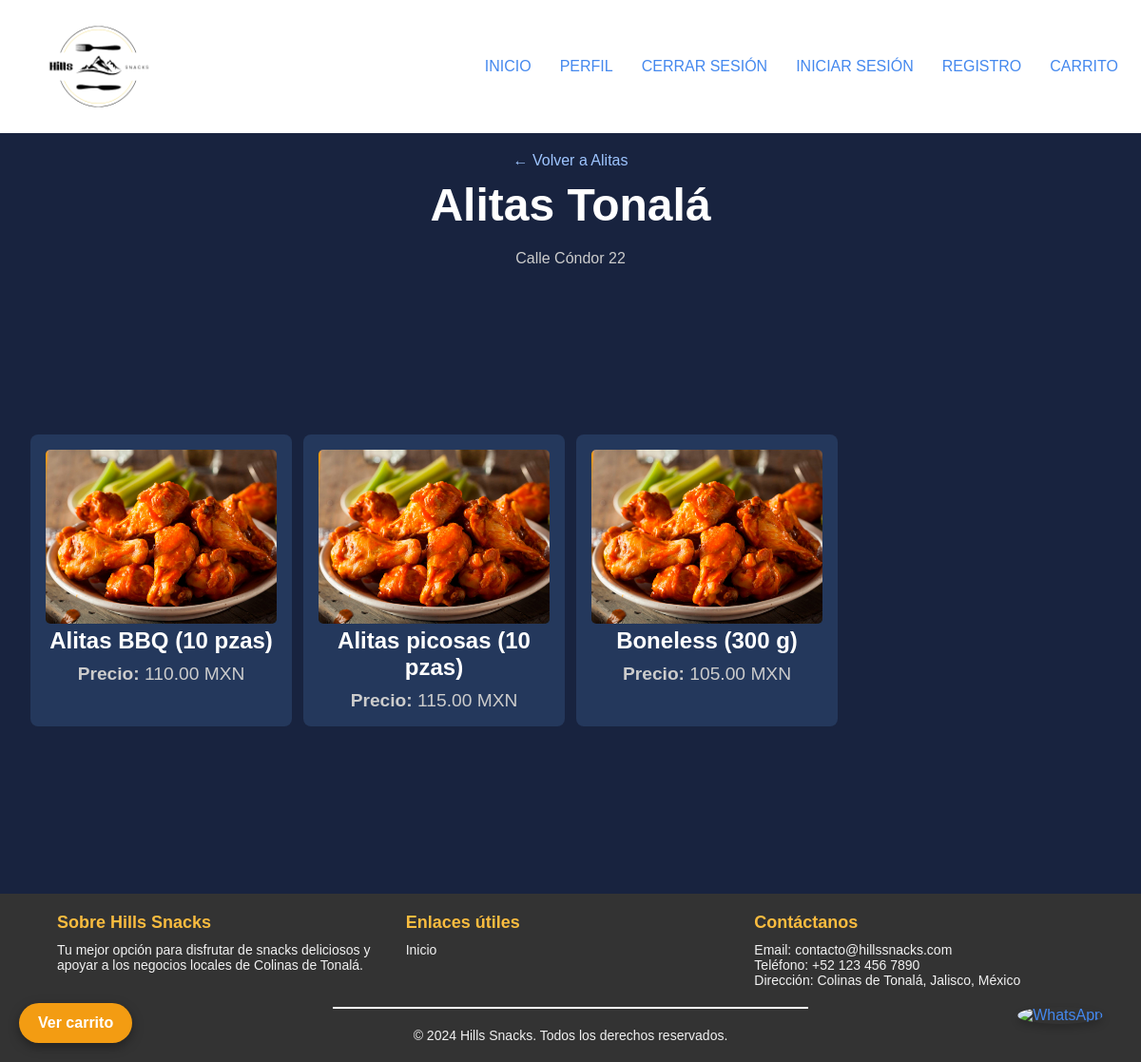
Page /index.php?action=mostrarProductosPorNegocio&idNegocio=2 on the committed database.
### tables this page shows
CREATE TABLE negocio (
    IdNegocio_N  INT AUTO_INCREMENT PRIMARY KEY,
    Nombre_N     VARCHAR(100) NOT NULL,
    Direccion_N  VARCHAR(200),
    Telefono_N   VARCHAR(20),
    Tipo_N       VARCHAR(40)  NOT NULL,    
    Tipo_Envio   VARCHAR(20)  NOT NULL DEFAULT 'Domicilio',
    Imagen_N     VARCHAR(255)
);

CREATE TABLE producto (
    IdProducto_P     INT AUTO_INCREMENT PRIMARY KEY,
    IdNegocio_N      INT           NOT NULL,
    Nombre_P         VARCHAR(100)  NOT NULL,
    Precio_P         DECIMAL(8,2)  NOT NULL,
    Disponibilidad_P VARCHAR(10)   NOT NULL DEFAULT 'Activo',    
    Imagen_P         VARCHAR(255),
    FOREIGN KEY (IdNegocio_N) REFERENCES negocio(IdNegocio_N) ON DELETE CASCADE
);

### Controllers/ProductosControler.php (called while the page is built)
<?php
require_once __DIR__ . '/../Models/Productos.php';
require_once __DIR__ . '/../Models/Negocio.php';
class ProductosController {
    public function mostrarProductosPorNegocio($idNegocio) {
        $productoModel = new Producto();
        $negocioModel = new Negocio();
        $productos = $productoModel->obtenerProductosPorNegocio($idNegocio);
        $negocio = $negocioModel->obtenerNegocioPorId($idNegocio);
        require __DIR__ . '/../Views/productos.php';
    }
}
?>

### Models/Negocio.php (called while the page is built, shortened)
<?php
require_once __DIR__ . '/../config/database.php';
class Negocio {
    private $db;
    public function __construct() {
        $database = new Database();
        $this->db = $database->getConnection();
    }
    public function obtenerNegocioPorId($id) {
        $stmt = $this->db->prepare("SELECT * FROM negocio WHERE IdNegocio_N = :id LIMIT 1");
        $stmt->bindParam(':id', $id, PDO::PARAM_INT);
        $stmt->execute();
        return $stmt->fetch(PDO::FETCH_ASSOC);
    }
}
?>

### config/database.php (called while the page is built, shortened)
<?php
class Database {
    private $host = 'localhost';
    private $db_name = 'hills_snacks';
    private $username = 'root';
    private $password = '';
    public function getConnection() {
        $this->conn = null;
        try {
            $this->conn = new PDO("mysql:host=" . $this->host . ";dbname=" . $this->db_name, $this->username, $this->password);
            $this->conn->exec("set names utf8");
        } catch(PDOException $exception) {
            echo "Error de conexión: " . $exception->getMessage();
        }
        return $this->conn;
    }
}
?>

### config/helpers.php (called while the page is built, shortened)
<?php
function rutaImagen($ruta, $prefijo = '') {
    return $prefijo . 'Util/img/' . basename($ruta);
}
function e($texto) {
    return htmlspecialchars((string) $texto, ENT_QUOTES, 'UTF-8');
}

### Models/Productos.php (called while the page is built, shortened)
<?php
require_once __DIR__ . '/../config/database.php';
class Producto {
    private $db;
    public function __construct() {
        $database = new Database();
        $this->db = $database->getConnection();
    }
    public function obtenerProductosPorNegocio($idNegocio) {
        $stmt = $this->db->prepare("SELECT * FROM producto WHERE IdNegocio_N = :negocio_id AND Disponibilidad_P = 'Activo' ORDER BY Nombre_P");
        $stmt->bindParam(':negocio_id', $idNegocio, PDO::PARAM_INT);
        $stmt->execute();
        return $stmt->fetchAll(PDO::FETCH_ASSOC);
    }
}
?>

### Views/productos.php (the view, shortened to what this page needs)
<?php
require_once __DIR__ . '/../config/helpers.php';
?>
<!DOCTYPE html>
<html lang="es">
<head>
    <link href="css/productos.css" rel="stylesheet">
    <link href="css/modal.css" rel="stylesheet">
    <link href="css/tienda.css" rel="stylesheet">
    <link href='https://unpkg.com/boxicons@2.1.4/css/boxicons.min.css' rel='stylesheet'>
</head>
<body>
    <div class="productos">
        <?php if (!empty($negocio)): ?>
            <a class="productos__volver" href="index.php?action=mostrarNegociosPorCategoria&categoria=<?php echo urlencode($negocio['Tipo_N']); ?>">&larr; Volver a <?php echo e($negocio['Tipo_N']); ?></a>
            <h2 class="productos__title"><?php echo e($negocio['Nombre_N']); ?></h2>
            <p class="productos__subtitulo"><?php echo e($negocio['Direccion_N']); ?></p>
        <?php else: ?>
            <h2 class="productos__title">Productos del Negocio</h2>
        <?php endif; ?>
        <div class="productos__container">
            <?php if (!empty($productos)): ?>
                <?php foreach ($productos as $producto): ?>
                    <?php $img = rutaImagen($producto['Imagen_P'] ?? ''); ?>
                    <div class="productos__item"
                         data-id="<?php echo (int) $producto['IdProducto_P']; ?>"
                         data-nombre="<?php echo e($producto['Nombre_P']); ?>"
                         data-precio="<?php echo e($producto['Precio_P']); ?>"
                         data-imagen="<?php echo e($img); ?>"
                         data-negocio="<?php echo (int) $producto['IdNegocio_N']; ?>"
                         onclick="abrirModal(this)">
                        <img src="<?php echo e($img); ?>"
                             alt="Imagen de <?php echo e($producto['Nombre_P']); ?>"
                             class="productos__image">
                        <h3><?php echo e($producto['Nombre_P']); ?></h3>
                        <p><strong>Precio:</strong> <?php echo number_format((float) $producto['Precio_P'], 2); ?> MXN</p>
                    </div>
                <?php endforeach; ?>
            <?php else: ?>
                <h2 class="productos__empty">No hay productos disponibles para este negocio.</h2>
            <?php endif; ?>
        </div>
    </div>
    <a class="carrito-flotante" href="Views/carrito.php">Ver carrito <span class="carrito-contador"></span></a>
    <div class="whatsapp-float">
        <a href="https://wa.me/3318530145?text=Hola%2C%20estoy%20interesado%20en%20tus%20servicios" target="_blank">
            <img src="https://upload.wikimedia.org/wikipedia/commons/6/6b/WhatsApp.svg" alt="WhatsApp" />
        </a>
    </div>
</body>
</html>

### Views/layouts/header.php (shortened to what this page needs)
<!DOCTYPE html>
<html lang="en">
<head>
    <link href="css/header.css" rel="stylesheet" >
    <link href="css/footer.css" rel="stylesheet" >
    <link href="css/tienda.css" rel="stylesheet" >
</head>
<body>
    <header>
        <nav class="navbar">
            <img src="Util/img/LogoHills.png" class="nav-logo" alt="">
            <ul class="nav-menu">
                <li class="nav-item"><a href="index.php" class="nav-link">INICIO</a></li>
                <li class="nav-item" id="perfil-link"><a href="Views/perfil.php" class="nav-link">PERFIL</a></li>
                <li class="nav-item" id="cerrar-link"><a href="Controllers/UsuarioClienteController.php" class="nav-link">CERRAR SESIÓN</a></li>
                <li class="nav-item" id="login-link"><a href="Views/login.php" class="nav-link">INICIAR SESIÓN</a></li>
                <li class="nav-item" id="registro-link"><a href="Views/RegistroU.html" class="nav-link">REGISTRO</a></li>
                <li class="nav-item" id="carrito-link"><a href="Views/carrito.php" class="nav-link">CARRITO<span class="carrito-contador"></span></a></li>
            </ul>
        </nav>
    </header>

### index.php (shortened to what this page needs)
<?php
require_once __DIR__ . '/config/helpers.php';
$action = $_GET['action'] ?? 'inicio';
include_once __DIR__ . '/Views/layouts/header.php';
require_once __DIR__ . '/Controllers/ProductosControler.php';
$idNegocio = $_GET['idNegocio'] ?? null;
switch ($action) {
    case 'mostrarProductosPorNegocio':
            if ($idNegocio) {
                $controller = new ProductosController();
                $controller->mostrarProductosPorNegocio($idNegocio);
            } else {
                echo "<p>Error: ID del negocio no especificado.</p>";
            }
            break;
        ?>
        <?php
}
?>
<?php include_once __DIR__ . '/Views/layouts/footer.php'; ?>

### Views/layouts/footer.php
<footer class="footer">
<div class="container">
    <div class="footer-sections">
    <div class="footer-section">
        <h4>Sobre Hills Snacks</h4>
        <p>Tu mejor opción para disfrutar de snacks deliciosos y apoyar a los negocios locales de Colinas de Tonalá.</p>
    </div>
    <div class="footer-section">
        <h4>Enlaces útiles</h4>
        <ul>
        <li><a href="index.php">Inicio</a></li>
        </ul>
    </div>
    <div class="footer-section">
        <h4>Contáctanos</h4>
        <p>Email: contacto@hillssnacks.com</p>
        <p>Teléfono: +52 123 456 7890</p>
        <p>Dirección: Colinas de Tonalá, Jalisco, México</p>
    </div>
    </div>
        <hr>
        <div class="footer-bottom">
        <p>&copy; 2024 Hills Snacks. Todos los derechos reservados.</p>
        </div>
    </div>
</footer>
</body>
</html>

### css/header.css (style rules this page uses)
* { padding: 0; margin: 0; box-sizing: border-box; }
body { font-family: sans-serif; background-color: #e2eaff; color: #101632dd; }
header { background-color: #fff; user-select: none; }
li { list-style: none; }
a { color: #48e; text-decoration: none; }
.navbar { min-height: 70px; display: flex; justify-content: space-between; align-items: center; padding: 0 24px; z-index: -1; }
.nav-menu { display: flex; justify-content: space-between; align-items: center; gap: 30px; position: relative; z-index: 10; }
.nav-logo { max-width: 100%; width:120px; margin: 10px 20px; }
.nav-link { transition: 0.7s ease; }
hr { max-width: 500px; border: 1px solid #fff; margin: 20px auto; width: 100%; }

### css/footer.css (style rules this page uses)
.footer { background-color: #333; color: #f2f2f2; padding: 20px 0; font-size: 14px; user-select: none; }
.container { width: 90%; max-width: 1200px; margin: 0 auto; }
.footer-sections { display: flex; flex-wrap: wrap; justify-content: space-between; gap: 20px; }
.footer-section { flex: 1 1 30%; min-width: 200px; }
.footer-section h4 { font-size: 18px; margin-bottom: 10px; color: #FABC3F; }
.footer-section p, .footer-section ul { margin: 0; padding: 0; list-style: none; }
.footer-section ul li { margin: 5px 0; }
.footer-section ul li a { text-decoration: none; color: #f2f2f2; transition: color 0.3s; }
.footer-bottom { text-align: center; margin-top: 20px; }
.footer-bottom p { margin: 0; }

### css/tienda.css (style rules this page uses)
.carrito-flotante { position: fixed; left: 20px; bottom: 20px; background: #f39c12; color: #fff; text-decoration: none; padding: 12px 20px; border-radius: 30px; font-family: Arial, sans-serif; font-weight: bold; box-shadow: 0 4px 12px rgba(0, 0, 0, .35); z-index: 2000; }
.productos__volver { display: inline-block; margin-bottom: 10px; color: #9ec5ff; text-decoration: none; }
.productos__subtitulo { margin: 0 0 20px; color: #ccc; }
.productos__item { cursor: pointer; }
.productos__image { object-fit: cover; aspect-ratio: 4 / 3; }

### css/productos.css (style rules this page uses)
.productos { background-color: #18233f; color: #fff; min-height: 100vh; display: flex; flex-direction: column; text-align: center; user-select: none; padding: 20px; }
.productos__title { font-size: 3rem; margin-bottom: 20px; }
.productos__container { display: grid; grid-template-columns: 1fr; gap: 12px; max-width: 1300px; margin: auto; width: 100%; padding: 12px; }
.productos__item { background-color: #24385c; border-radius: 8px; padding: 16px; text-align: center; transition: transform 0.2s, box-shadow 0.2s; }
.productos__item h3 { font-size: 1.5rem; margin: 0 0 10px; color: #fff; }
.productos__item p { margin: 0; font-size: 1.2rem; color: #ccc; }
.productos__image { width: 100%; max-width: 1300px; height: auto; border-radius: 5px; }
@media (min-width: 768px) { .productos__container { grid-template-columns: repeat(auto-fill, minmax(300px, 1fr)); } }
@media (min-width: 1024px) { .productos__container { grid-template-columns: repeat(auto-fill, minmax(250px, 1fr)); } }

### css/modal.css (style rules this page uses)
.whatsapp-float { position: fixed; bottom: 20px; right: 20px; z-index: 1000; }
.whatsapp-float img { width: 60px; height: 60px; border-radius: 50%; box-shadow: 0 4px 8px rgba(0, 0, 0, 0.2); transition: transform 0.3s ease-in-out, box-shadow 0.3s ease-in-out; }
@media (min-width: 768px) { .whatsapp-float img { width: 70px; height: 70px; } }
@media (min-width: 768px) { .whatsapp-float { bottom: 30px; right: 30px; } }
@media (min-width: 1200px) { .whatsapp-float img { width: 80px; height: 80px; } }
@media (min-width: 1200px) { .whatsapp-float { bottom: 40px; right: 40px; } }

### rows in the picture
negocio: Tipo_N "Alitas", Nombre_N "Alitas Tonalá", Direccion_N "Calle Cóndor 22"
producto: Imagen_P (picture), Nombre_P "Alitas BBQ (10 pzas)", Precio_P "110.00"
producto: Imagen_P (picture), Nombre_P "Alitas picosas (10 pzas)", Precio_P "115.00"
producto: Imagen_P (picture), Nombre_P "Boneless (300 g)", Precio_P "105.00"
